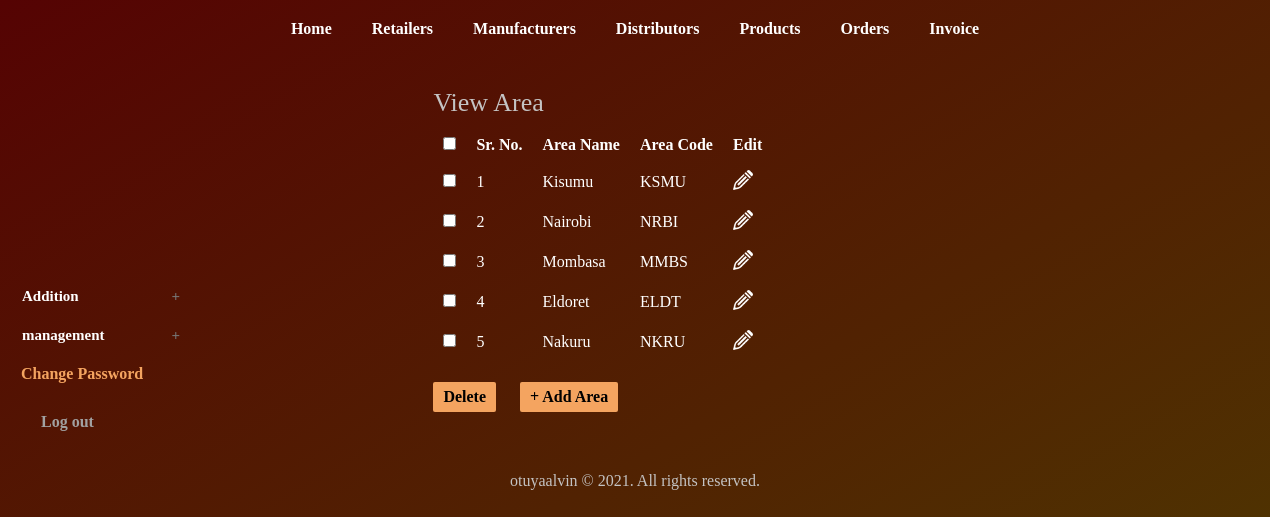
The app's page /admin/view_area.php (signed in) with its own data.
### tables this page shows
CREATE TABLE `area` (
  `area_id` int(11) NOT NULL,
  `area_name` varchar(50) NOT NULL,
  `area_code` varchar(10) NOT NULL
);

### admin/view_area.php (the view, shortened to what this page needs)
<?php
	include("../includes/config.php");
	if(isset($_SESSION['admin_login'])) {
		if($_SESSION['admin_login'] == true) {
			$query_selectArea = "SELECT * FROM area";
			$result_selectArea = mysqli_query($con,$query_selectArea);
		}
		else {
			header('Location:../index.php');
		}
	}
	else {
		header('Location:../index.php');
	}
?>
<!DOCTYPE html>
<html>
<head>
	<link rel="stylesheet" href="../includes/main.css" >
</head>
<body>
	<?php
		include("../includes/nav_admin.inc.php");
		include("../includes/aside_admin.inc.php");
	?>
	<section>
		<h1>View Area</h1>
		<form action="" method="POST" class="form">
		<table class="table_displayData">
			<tr>
				<th> <input type="checkbox" onClick="toggle(this)" /> </th>
				<th>Sr. No.</th>
				<th>Area Name</th>
				<th>Area Code</th>
				<th> Edit </th>
			</tr>
			<?php $i=1; while($row_selectArea = mysqli_fetch_array($result_selectArea)) { ?>
			<tr>
				<td> <input type="checkbox" name="chkId[]" value="<?php echo $row_selectArea['area_id']; ?>" /> </td>
				<td> <?php echo $i; ?> </td>
				<td> <?php echo $row_selectArea['area_name']; ?> </td>
				<td> <?php echo $row_selectArea['area_code']; ?> </td>
				<td> <a href="edit_area.php?id=<?php echo $row_selectArea['area_id']; ?>"><img src="../images/edit1.png" alt="edit" /></a> </td>
			</tr>
			<?php $i++; } ?>
		</table>
		<input type="submit" value="Delete" class="submit_button"/>
		<a href="add_area.php"><input type="button" value="+ Add Area" class="submit_button"/></a>
		</form>
	</section>
	<?php
		include("../includes/footer.inc.php");
	?>
</body>
</html>

### includes/main.css (style rules this page uses)
* { font-family: 'Permanent Marker', cursive; margin:0px; padding:0px; }
body,html { width:100%; margin:auto; background: linear-gradient(-30deg, rgb(4, 75, 4),#350536, rgb(77, 65, 1), #550303); background-size: 400% 400%; animation: gradient 15s ease infinite; }
a { text-decoration:none; }
input::placeholder { color: rgb(173, 173, 173); }
.submit_button { border:1px solid #F4A460; border-radius: 2px; font-size:16px; font-weight: bolder; margin-top:20px; margin-right:20px; padding:6px 10px; background-color:#F4A460; border:none; color:black; }
section { width:100%; padding:30px; margin-right: 0%; padding-bottom:40px; border-radius: 2px; background-color: transparent; }
section h1 { margin-bottom:10px; font-weight:normal; color:rgb(196, 195, 195); font-size: 26px; }
table { border-collapse: collapse; }
table a { font-weight: bolder; color: #F4A460; }
.table_displayData td, .table_displayData th { padding: 8px 10px; text-align: left; color: white; }
.table_displayData th { background-color:transparent; color:white; }
table img { height: 20px; }

### records on screen
area: area_name "Kisumu", area_code "KSMU"
area: area_name "Nairobi", area_code "NRBI"
area: area_name "Mombasa", area_code "MMBS"
area: area_name "Eldoret", area_code "ELDT"
area: area_name "Nakuru", area_code "NKRU"
